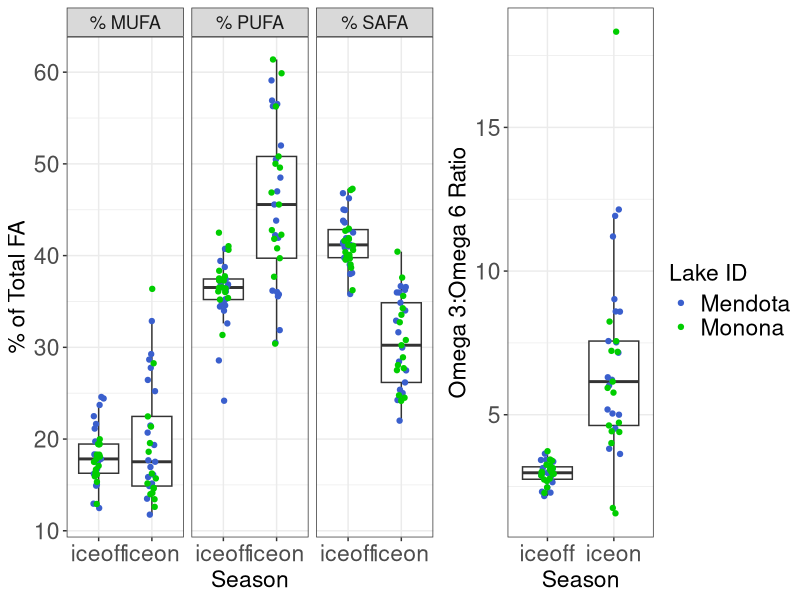
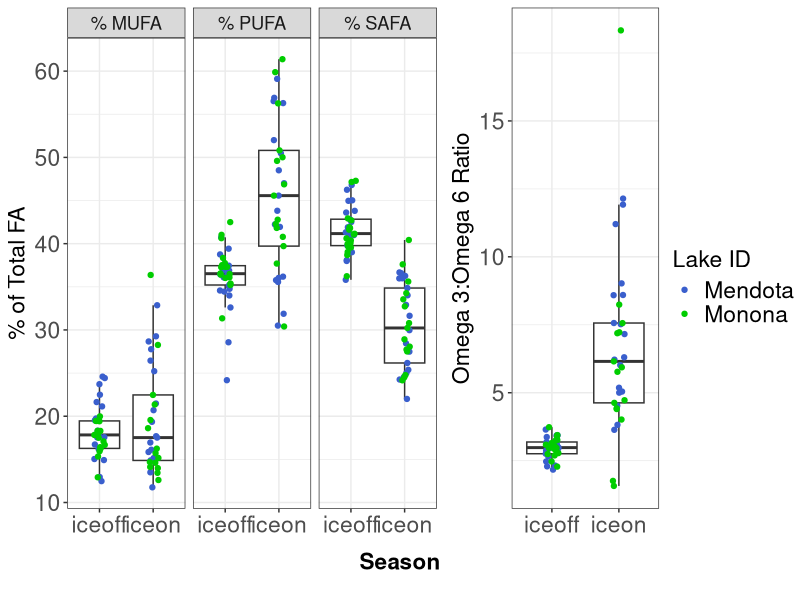
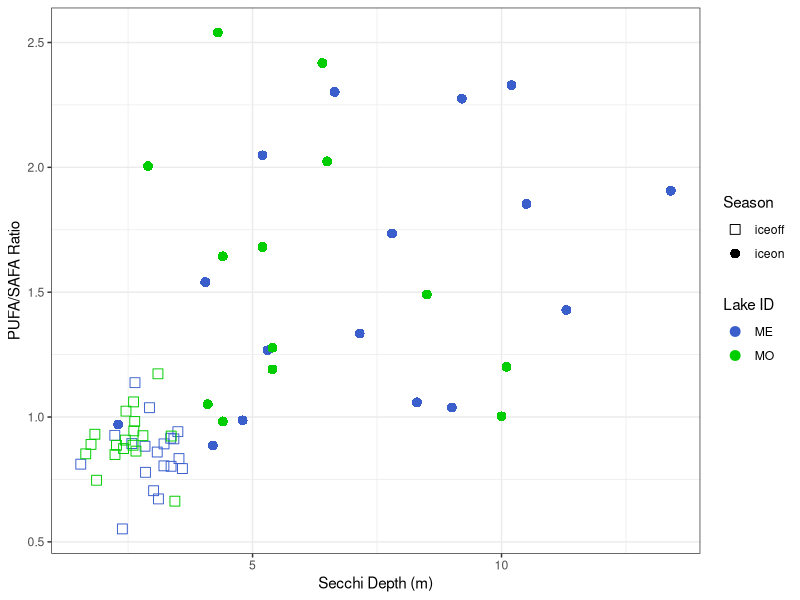

These charts were generated, in order, by the following R code:
# ============================================================== #
## ========================= OVERVIEW ========================= ##
# ============================================================== #

# Looking at iceon/iceoff community FA profiles
# Only using Lakes Mendota and Monona from LTER,
# as they have equivalent iceon/iceoff paired data
# Using AG PLoS paper FA dataset, with some aggregation/crosswalking
# to match LTER data.

# ============================================================== #
## =================== DATA WRANGLING STEPS =================== ##
# ============================================================== #

# 1) LTER data - read in, format dates, keep only ME/MO
# 2) read in iceon/iceoff data (ecology letters paper)
# 3) tag LTER data with season, keep only iceon/iceoff
# 4) aggregate LTER samples to month (mean taxa biomass by lake/year/month)
# 5) identify genera <5% of any sample - remove these genera
# 6) calculate dry weight (20% of wet weight)
# 7) read in FA PLoS data - keep freshwater, proportion data
# --> 7.5) fix FA/LTER group/division matches (see crosswalk.xlsx)
# 8) aggregate FA to genus and division level profiles
# 9) aggregate biomass to genus level
# 10) tag LTER data with whether has matching division/Group or genus in FA data
# 11) merge LTER with FA data (genus, division, NA matches)
# 12) weight FA data by biomass dry weight / total biomass 
#     (genus-level FA, independent of biomass)
# 13) aggregated weighted to community level 
# 14) plotted MUFA/PUFA/SAFA by Lake & Season; plotted Omega3:6 by Lake & Season
# 15) read in FA Secchi data and plot PUFA/SAFA ~ Secchi



# ============================================================== #
## ====================== SCRIPT BEGINS ======================= ##
# ============================================================== #

#load packages
library(dplyr)
library(reshape2)
library(tidyr)
library(lubridate)
library(vegan)
library(RColorBrewer)
library(ggplot2)
library(ggpubr)
library(grid)
library(gridExtra)


# read in LTER phyto data -------------------------------------------------


#read in, format dates so can stack ok 

madison <- read.csv("../Data/ntl88_v7.csv", stringsAsFactors = FALSE) %>%
  mutate(date = as.Date(sampledate, format = "%m/%d/%Y")) %>%
  select(-sampledate)

#only madison lakes have matching iceon/iceoff data
lter_lakes <- madison %>%
  filter(lakeid %in% c("MO", "ME"))

#keep only necessary files
lter_lakes <- lter_lakes %>%
  mutate(month = month(date),
         year = year(date)) %>%
  select(lakeid, year, month, date, sta, depth_range,
         division, genus, taxa_name, biomass_conc)

# NOTE, from LTER:
# "Biovolume concentrations are then computed by mulitplying the average cell
# biovolume by the cell densities in the water sample. Note that one million
# cubicMicrometers of biovolume PerMilliliter of water are equal to a biovolume
# concentration of one cubicMillimeterPerMilliliter. Assuming a cell density
# equal to water, a cubicMillimeterPerMilliliter of biovolume converts to a
# biomass concentration of one milligramPerLiter."
# https://lter.limnology.wisc.edu/dataset/north-temperate-lakes-lter-phytoplankton-madison-lakes-area-1995-current

# SP: When we assume density of 1g/mL for phyto cells then we get units of mg/L
# according to the LTER metadata. Then multiplying by (0.2 mg dry)/(1 mg wet) we
# end up with mg/L dry weight.


# read in under ice data, for ice on/off timing ---------------------------

seasons_orig <- read.csv("../Data/under_ice_data.csv", stringsAsFactors = FALSE)

#keep only wisconsin, cols of interest, make start and end full dates
seasons_wisc <- seasons_orig %>%
  filter(lakeregloc == "Wisconsin") %>%
  select(year, season, lakename, lakeregloc,
         startday, startmonth, startyear,
         endday, endmonth, endyear) %>% #,
  #iceduration, periodn, photicdepth,
  #icedepth, snowdepth, airtemp) %>%
  mutate(startmonum = match(startmonth, month.abb),
         endmonum = match(endmonth, month.abb)) %>%
  mutate(startdate = paste(startyear, startmonum, startday, sep = "-"),
         enddate = paste(endyear, endmonum, endday, sep = "-"))

#unique(seasons_wisc$lakename)
#unique(lter_lakes$lakeid) %>% sort()

#make lakeid to match
seasons_lakes <- seasons_wisc %>%
  mutate(lakeid = ifelse(lakename == "Lake Mendota", "ME", NA),
         lakeid = ifelse(lakename == "Lake Monona", "MO", lakeid)) %>%
  select(season, lakeid, year, startdate, enddate) %>%
  filter(lakeid %in% c("ME", "MO"))

# Note: we are losing the 2014/2015/2016 data by using this to subset
# we may want to go back to raw LTER ice data to get 2014/2015/2016 iceon/iceoff dates



# LTER ice duration data (for seasons) ------------------------------------


#this gets the ice, but we don't have the summer stratified period
#(which is problematic...)

#read in LTER ice duration data
duration <- read.csv("../Data/ntl33_v4.csv", stringsAsFactors = FALSE)

#look like what we need
head(duration)

#keep only relevant info
duration_relevant <- duration %>%
  #only interested in Mendota, Monona
  filter(lakeid %in% c("ME", "MO")) %>%
  #can narrow down year range
  filter(year4 >= 1990)

#not sure what to do about this



# tag data with season ----------------------------------------------------


lter_dates_only <- lter_lakes %>%
  select(lakeid, year, date) %>%
  unique() %>%
  rename(sample_year = year) %>%
  arrange(lakeid, sample_year)

#make seasons wide format to can have column "start", "sample", and "end" dates
seasons_lakes_wide <- seasons_lakes %>%
  melt(id.vars = c("lakeid", "year", "season"),
       variable.name = "category", value.name = "date") %>%
  mutate(seasons_category = paste(season, category, sep = "_")) %>%
  select(-season, -category) %>%
  dcast(lakeid + year ~ seasons_category, value.var = "date") %>%
  rename(winter_yr = year) %>%
  select(lakeid, winter_yr, iceon_startdate, iceon_enddate, iceoff_startdate, iceoff_enddate)

#we're only interested in iceon/iceoff
#(looking at ice vs stratified patterns in FA)

lter_seasons_pre <- merge(lter_dates_only, seasons_lakes_wide,
                      by = c("lakeid"), all.x = TRUE) %>%
  #tag seasons with iceon/iceoff (NA if not fall within start/end dates)
  mutate(season = ifelse(date >= iceon_startdate & date <= iceon_enddate, "iceon", NA),
         season = ifelse(date >= iceoff_startdate & date <= iceoff_enddate, "iceoff", season)) %>%
  #keep only samples that fall within iceon or iceoff
  filter(!is.na(season))

#merge back to full lter data
lter_seasons <- lter_seasons_pre %>%
  #group things by *winter* year
  select(lakeid, date, winter_yr, season) %>%
  merge(lter_lakes, by = c("lakeid", "date")) %>%
  select(-year)




# aggregate samples to month ----------------------------------------------


#aggregate to month within *winter* year and lake (ignore station and depth for now)
#since ignoring "other" seasons, shouldn't have issue of sample dates across seasons

#using mean since some dates have multiple samples per month, while others have one or none
#using averages to account for multiple within-month samples, make comparable

lter_month <- lter_seasons %>%
  #monthly taxa mean biomass (across stations and depth)
  group_by(lakeid, winter_yr, season, month, division, genus, taxa_name) %>%
  summarize(biomass_ww_m = mean(biomass_conc, na.rm = TRUE)) %>%
  as.data.frame()

#check out number of years
# lter_month %>% 
#   select(lakeid, winter_yr, season) %>% 
#   group_by(lakeid, season) %>% 
#   summarize(n = n_distinct(winter_yr))



# identify <5% of samples -------------------------------------------------


#identify contributors (genus-level) <5% of any sample any date (within lake)
#use wet weight (shouldn't matter)

#find contributions to biomass, in terms of %
lter_contribs <- lter_month %>%
  #for each lake/year/month, find total biomass
  group_by(lakeid, winter_yr, month) %>%
  mutate(total_bm = sum(biomass_ww_m)) %>%
  ungroup() %>%
  #for lake/date, find genus biomass
  group_by(lakeid, winter_yr, month, genus) %>%
  mutate(genus_bm = sum(biomass_ww_m)) %>%
  as.data.frame() %>%
  select(-taxa_name, -biomass_ww_m) %>%
  #find percent genus biomass of total biomass
  mutate(perc_genus_bm = genus_bm / total_bm * 100) %>%
  ungroup()

#find genera that are ever over 5% of a sample BY LAKE
lter_high_contrib <- lter_contribs %>%
  filter(perc_genus_bm >= 0.05)

lter_high_contrib_genera <- lter_high_contrib %>%
  select(lakeid, genus) %>%
  unique() %>%
  arrange(lakeid, genus) %>%
  mutate(high_p = "present")

#find genera that are NOT ever over 5% of a sample
lter_low_contrib <- lter_contribs %>%
  filter(perc_genus_bm < 0.05)

lter_low_contrib_genera <- lter_low_contrib %>%
  select(lakeid, genus) %>%
  unique() %>%
  arrange(lakeid, genus) %>%
  mutate(low_p = "present")

#merge, keep ones that are present in low and not in high
#(i.e., those that are never >=5% of a sample)
lter_remove_5 <- merge(lter_high_contrib_genera, lter_low_contrib_genera,
                       by = c("lakeid", "genus"), all = TRUE) %>%
  #these are ones that are never >=5% of a lake sample
  filter(low_p == "present" & is.na(high_p))



# LTER after removals of low contributors ---------------------------------


#by lake/date - total genus biomass AFTER remove low contribs
lter_after_remove <- lter_month %>%
  #remove low contributors by lake and genus
  filter( !( (lakeid %in% lter_remove_5$lakeid) & (genus %in% lter_remove_5$genus) ) )

#add a dry weight biomass column
lter_use <- lter_after_remove %>%
  mutate(biomass_dw = 0.20 * biomass_ww_m)



# read in fatty acid profiles ---------------------------------------------


# read in PLoS fatty acid dataset
fa <- read.csv("../Data/PLoS_supp/S1_Dataset.csv", stringsAsFactors = FALSE)

#only want freshwater
#fa %>% group_by(Salinity) %>% summarize(n = length(Salinity))
fa_fresh <- filter(fa, Salinity == 0)

#want only proportion data
fa_fresh_prop <- filter(fa_fresh, Data == "prop")

#for now, we don't care about the experimental info
fa_fresh_prop_small <- fa_fresh_prop %>%
  select(Group, Class, Order, Genus, species,
         sumSAFA, sumMUFA, sumPUFA,
         c18.2w6, c18.3w6, c18.3w3,
         c18.4w3, c18.5w3,
         c20.4w6, c20.5w3, c22.6w3)



# fix FA/LTER group/division matches --------------------------------------


#existing matches: Chlorophyta, Cryptophyta, Rhodophyta

#make match at group/division level:
#   Cyanobacteria (FA) = Cyanophyta (LTER)
#   Dinophyta (FA) = Pyrrhophyta (LTER)
#   Euglenozoa (FA) = Euglenophyta (LTER)

#match division to non-group
#   Chrysophyta (LTER) = class Chrysophyceae (FA)
#   Xanthophyta (LTER) = class Xanthophyceae (FA)
#   Haptophyta (LTER) = genus Chromulina (FA)
#   Bacillariophyta (LTER) = average of classes
#                 Bacillariophyceae, Fragilariophyceae, Coscinodiscophyceae (FA)
#       [Bacillariophyta is multiple classes - for these 3 classes, find average FA profile]

fa_fix <- fa_fresh_prop_small %>%
  #first, match at group level
  mutate(GroupDiv = ifelse(Group == "Cyanobacteria", "Cyanophyta", Group),
         GroupDiv = ifelse(Group == "Dinophyta", "Pyrrhophyta", GroupDiv),
         GroupDiv = ifelse(Group == "Euglenozoa", "Euglenophyta", GroupDiv),
         #match at single class level
         GroupDiv = ifelse(Class == "Chrysophyceae", "Chrysophyta", GroupDiv),
         GroupDiv = ifelse(Class == "Xanthophyceae", "Xanthophyta", GroupDiv),
         #match at genus level
         GroupDiv = ifelse(Genus == "Chromulina", "Haptophyta", GroupDiv),
         #Bacillariophyta is multiple classes
         GroupDiv = ifelse(Class %in% c("Bacillariophyceae",
                                        "Fragilariophyceae",
                                        "Coscinodiscophyceae"),
                           "Bacillariophyta", GroupDiv))

# fa_fix %>% select(Group, GroupDiv) %>% unique()
# fa_fix %>% filter(GroupDiv %in% c("Bacillariophyta", "Xanthophyta")) %>% select(Group, Class, GroupDiv) %>% unique()
# fa_fix %>% filter(GroupDiv == "Haptophyta") %>% select(Group, Class, Genus, GroupDiv) %>% unique()
# #yes, works as it should




# tag LTER data with whether matching genus/division in FA data -----------


lter_fa_tag <- lter_use %>%
  #tag at which level it matches
  #not that groupdiv level is a combination of groups/classes/genus
  mutate(cat = ifelse(division %in% fa_fix$GroupDiv, "groupdiv", NA)) %>%
  mutate(cat = ifelse(genus %in% fa_fix$Genus, "genus", cat))

tags <- lter_fa_tag %>% select(division, genus, cat) %>% unique()

# unique(fa_fix$GroupDiv) %>% sort()
# unique(lter_use$division) %>% sort()




# find FA genus and division-level profiles -------------------------------


#within genus, what's the average FA profile
fa_genus <- fa_fix %>%
  group_by(GroupDiv, Genus) %>%
  summarize(gen_avg_sumSAFA = mean(sumSAFA),
            gen_avg_sumMUFA = mean(sumMUFA),
            gen_avg_sumPUFA = mean(sumPUFA),
            gen_avg_c18.2w6 = mean(c18.2w6),
            gen_avg_c18.3w6 = mean(c18.3w6),
            gen_avg_c18.3w3 = mean(c18.3w3),
            gen_avg_c18.4w3 = mean(c18.4w3),
            gen_avg_c18.5w3 = mean(c18.5w3),
            gen_avg_c20.4w6 = mean(c20.4w6),
            gen_avg_c20.5w3 = mean(c20.5w3),
            gen_avg_c22.6w3 = mean(c22.6w3)) %>%
  as.data.frame()

#within group/div (FA/LTER fixed croswalk), what's the average FA profile
fa_groupdiv <- fa_fix %>%
  group_by(GroupDiv) %>%
  summarize(grpdiv_avg_sumSAFA = mean(sumSAFA),
            grpdiv_avg_sumMUFA = mean(sumMUFA),
            grpdiv_avg_sumPUFA = mean(sumPUFA),
            grpdiv_avg_c18.2w6 = mean(c18.2w6),
            grpdiv_avg_c18.3w6 = mean(c18.3w6),
            grpdiv_avg_c18.3w3 = mean(c18.3w3),
            grpdiv_avg_c18.4w3 = mean(c18.4w3),
            grpdiv_avg_c18.5w3 = mean(c18.5w3),
            grpdiv_avg_c20.4w6 = mean(c20.4w6),
            grpdiv_avg_c20.5w3 = mean(c20.5w3),
            grpdiv_avg_c22.6w3 = mean(c22.6w3)) %>%
  as.data.frame()




# aggregate biomass to GENUS ----------------------------------------------

# when missing genus, stick with GENUS biomass but sub in DIVISION fatty acid profile

#aggregate biomass to genus
lter_level_bm <- lter_use %>%
  group_by(lakeid, winter_yr, season, month, division, genus) %>%
  summarize(bm_ww_g = sum(biomass_ww_m, na.rm = TRUE),
         bm_drw_g = sum(biomass_dw, na.rm = TRUE)) %>%
  as.data.frame()

#merge with tag info
lter_level_bm_tag <- merge(lter_level_bm, tags, by = c("division", "genus"), all = TRUE)

# lter_level_bm_tag %>%
#   select(division, genus, cat) %>%
#   unique() %>%
#   group_by(cat) %>%
#   summarize(n = length(cat)) %>%
#   as.data.frame()

#        cat  n
# 1    genus 35
# 2 groupdiv 95
# 3     <NA>  1




# merge with FA profiles --------------------------------------------------


# --> genus level FA - matches genus-level biomass
# merges GENUS level biomass with GENUS level FA profiles
tags_fa_genus <- lter_level_bm_tag %>%
  #only looking at genus-level matches
  filter(cat == "genus") %>%
  #rename for downstream stacking
  rename(biomass_wet_weight = bm_ww_g,
         biomass_dry_weight = bm_drw_g) %>%
  #merge with FA genus level data
  merge(fa_genus,
        by.x = "genus", by.y = "Genus",
        all.x = TRUE) %>%
  #organize columns
  select(GroupDiv, genus, cat, lakeid, winter_yr, month, season,
         biomass_wet_weight, biomass_dry_weight,
         gen_avg_sumSAFA,
         gen_avg_sumMUFA,
         gen_avg_sumPUFA,
         gen_avg_c18.2w6,
         gen_avg_c18.3w6,
         gen_avg_c18.3w3,
         gen_avg_c18.4w3,
         gen_avg_c18.5w3,
         gen_avg_c20.4w6,
         gen_avg_c20.5w3,
         gen_avg_c22.6w3)

#remove labels in headers
names(tags_fa_genus) <- gsub("gen_avg_", "", names(tags_fa_genus))

# --> division level FA - matches division level biomass
# merges GENUS level biomass with DIVISION level FA profiles
# (missing genera in FA get division level FA)
tags_fa_groupdiv <- lter_level_bm_tag %>%
  #keep only those matching at groupdiv level
  filter(cat == "groupdiv") %>%
  #rename for downstream stacking
  rename(biomass_wet_weight = bm_ww_g,
         biomass_dry_weight = bm_drw_g) %>%
  #merge with FA division/group level data
  #merge with FA genus level data
  merge(fa_groupdiv,
        by.x = "division", by.y = "GroupDiv",
        all.x = TRUE) %>%
  rename(GroupDiv = division) %>%
  #organize columns
  select(GroupDiv, genus, cat, lakeid, winter_yr, month, season,
         biomass_wet_weight, biomass_dry_weight,
         grpdiv_avg_sumSAFA,
         grpdiv_avg_sumMUFA,
         grpdiv_avg_sumPUFA,
         grpdiv_avg_c18.2w6,
         grpdiv_avg_c18.3w6,
         grpdiv_avg_c18.3w3,
         grpdiv_avg_c18.4w3,
         grpdiv_avg_c18.5w3,
         grpdiv_avg_c20.4w6,
         grpdiv_avg_c20.5w3,
         grpdiv_avg_c22.6w3)

#remove labels in headers
names(tags_fa_groupdiv) <- gsub("grpdiv_avg_", "", names(tags_fa_groupdiv))

# --> does NOT have associated FA
#leaving biomass at genus level
tags_fa_NA <- lter_level_bm_tag %>%
  filter(is.na(cat)) %>%
  rename(biomass_wet_weight = bm_ww_g,
         biomass_dry_weight = bm_drw_g) %>%
  rename(GroupDiv = division) %>%
  select(GroupDiv, genus, cat, lakeid, winter_yr, month, season,
         biomass_wet_weight, biomass_dry_weight) %>%
  #add NA columns
  mutate(          sumSAFA = NA,
                   sumMUFA = NA,
                   sumPUFA = NA,
                   c18.2w6 = NA,
                   c18.3w6 = NA,
                   c18.3w3 = NA,
                   c18.4w3 = NA,
                   c18.5w3 = NA,
                   c20.4w6 = NA,
                   c20.5w3 = NA,
                   c22.6w3 = NA)

# --> merge together
full_dat <- rbind(tags_fa_genus, tags_fa_groupdiv, tags_fa_NA)




# weight FA profiles by biomass -------------------------------------------


# Data == "prop" is FA % of dry weight
# so it's a fatty acid proportion of dry weight (of genus or division, by cat)

# What we want is "what are the average proportions of SAFA, MUFA, PUFA
# present in the community, irrespective of total biomass?"
# (i.e. we know there is higher biomass in summer - the Circus Circus buffet)
# SH: pretty sure that what we want then is:(biomass_dry_weight * sumSAFA)/total dry weight

# MRB Note 8/30/18: Not sure that it's totally clear what's going on with 
# full_dat_weighted below...It seems to be making percentages (e.g. 47.3%) 
# as opposed to a proportion (e.g. 0.473). Just make sure that it's doing 
# what is expected/described.


full_dat_weighted <- full_dat %>%
  #find total dry weight biomass for each *sample point*
  group_by(lakeid, winter_yr, season, month) %>%
  mutate(sample_date_dry_weight_total = sum(biomass_dry_weight)) %>%
  ungroup() %>%
  #weight FA by biomass - per row (genus within sample date)
  #if FA is % dry weight, then FA * dry weight = biomass of that FA
  #here, sample_date_dry_weight_total is community-level biomass
  #FA props are genus-level
  mutate(sumSAFA_prop = (biomass_dry_weight * sumSAFA) / sample_date_dry_weight_total,
         sumMUFA_prop = (biomass_dry_weight * sumMUFA) / sample_date_dry_weight_total,
         sumPUFA_prop = (biomass_dry_weight * sumPUFA) / sample_date_dry_weight_total,
         c18.2w6_prop = (biomass_dry_weight * c18.2w6) / sample_date_dry_weight_total,
         c18.3w6_prop = (biomass_dry_weight * c18.3w6) / sample_date_dry_weight_total,
         c18.3w3_prop = (biomass_dry_weight * c18.3w3) / sample_date_dry_weight_total,
         c18.4w3_prop = (biomass_dry_weight * c18.4w3) / sample_date_dry_weight_total,
         c18.5w3_prop = (biomass_dry_weight * c18.5w3) / sample_date_dry_weight_total,
         c20.4w6_prop = (biomass_dry_weight * c20.4w6) / sample_date_dry_weight_total,
         c20.5w3_prop = (biomass_dry_weight * c20.5w3) / sample_date_dry_weight_total,
         c22.6w3_prop = (biomass_dry_weight * c22.6w3) / sample_date_dry_weight_total) %>%
  as.data.frame()

#filter(full_dat_weighted, lakeid == "MO" & winter_yr == 2002 & month == 8)

#keep only columns of interest
full_dat_weighted_small <- full_dat_weighted %>%
  select(GroupDiv, genus, cat, lakeid, winter_yr, month, season,
         sumSAFA_prop, sumMUFA_prop, sumPUFA_prop,
         c18.2w6_prop, c18.3w6_prop, c18.3w3_prop,
         c18.4w3_prop, c18.5w3_prop,
         c20.4w6_prop, c20.5w3_prop, c22.6w3_prop)

#write to csv
write.csv(full_dat_weighted_small, "../Data/LTER_madison_FA_weighted_groupdiv.csv", row.names = FALSE)

#this is basically saying:
#for each time point, a genus has some proportion FAs
#we want to aggregate to community, then to season

#ADD UP all MUFA/PUFA/SAFA within a community
#to get community-level amount
#I have proved to myself using pen, paper, and basic algebra that this will work

full_dat_weighted_date_FA <- full_dat_weighted_small %>%
  #get community-level FA props for each time point
  group_by(lakeid, winter_yr, month, season) %>%
  summarize(MUFA_perc = sum(sumMUFA_prop, na.rm = TRUE),
            PUFA_perc = sum(sumPUFA_prop, na.rm = TRUE),
            SAFA_perc = sum(sumSAFA_prop, na.rm = TRUE),
            c18.2w6_perc = sum(c18.2w6_prop, na.rm = TRUE),
            c18.3w6_perc = sum(c18.3w6_prop, na.rm = TRUE),
            c18.3w3_perc = sum(c18.3w3_prop, na.rm = TRUE),
            c18.4w3_perc = sum(c18.4w3_prop, na.rm = TRUE),
            c18.5w3_perc = sum(c18.5w3_prop, na.rm = TRUE),
            c20.4w6_perc = sum(c20.4w6_prop, na.rm = TRUE),
            c20.5w3_perc = sum(c20.5w3_prop, na.rm = TRUE),
            c22.6w3_perc = sum(c22.6w3_prop, na.rm = TRUE)) %>%
  as.data.frame()

# summary(full_dat_weighted_date_FA)

# #now aggregate to season - find average MUFA/PUFA/SAFA profile for each season (all years, boths lakes)
# full_dat_weighted_date_FA %>%
#   group_by(season) %>%
#   summarize(MUFA_perc_avg = mean(MUFA_perc),
#             PUFA_perc_avg = mean(PUFA_perc),
#             SAFA_perc_avg = mean(SAFA_perc)) %>%
#   as.data.frame()
# #doesn't quite add up to 100%, more like 95%, but not unexpected since on average

#aggregate to lake/month/year/season
full_dat_weighted_month_season_FA <- full_dat_weighted_date_FA %>%
  #aggregate across months within season, find average FAs
  group_by(lakeid, winter_yr, season, month) %>%
  summarize(MUFA_perc_avg = mean(MUFA_perc, na.rm = TRUE),
            PUFA_perc_avg = mean(PUFA_perc, na.rm = TRUE),
            SAFA_perc_avg = mean(SAFA_perc, na.rm = TRUE),
            c18.2w6_perc_avg = mean(c18.2w6_perc, na.rm = TRUE),
            c18.3w6_perc_avg = mean(c18.3w6_perc, na.rm = TRUE),
            c18.3w3_perc_avg = mean(c18.3w3_perc, na.rm = TRUE),
            c18.4w3_perc_avg = mean(c18.4w3_perc, na.rm = TRUE),
            c18.5w3_perc_avg = mean(c18.5w3_perc, na.rm = TRUE),
            c20.4w6_perc_avg = mean(c20.4w6_perc, na.rm = TRUE),
            c20.5w3_perc_avg = mean(c20.5w3_perc, na.rm = TRUE),
            c22.6w3_perc_avg = mean(c22.6w3_perc, na.rm = TRUE)) %>%
  as.data.frame()

#aggregate to lake/year/season
full_dat_weighted_yr_season_FA <- full_dat_weighted_date_FA %>%
  #aggregate across months within season, find average FAs
  group_by(lakeid, winter_yr, season) %>%
  summarize(MUFA_perc_avg = mean(MUFA_perc, na.rm = TRUE),
            PUFA_perc_avg = mean(PUFA_perc, na.rm = TRUE),
            SAFA_perc_avg = mean(SAFA_perc, na.rm = TRUE),
            c18.2w6_perc_avg = mean(c18.2w6_perc, na.rm = TRUE),
            c18.3w6_perc_avg = mean(c18.3w6_perc, na.rm = TRUE),
            c18.3w3_perc_avg = mean(c18.3w3_perc, na.rm = TRUE),
            c18.4w3_perc_avg = mean(c18.4w3_perc, na.rm = TRUE),
            c18.5w3_perc_avg = mean(c18.5w3_perc, na.rm = TRUE),
            c20.4w6_perc_avg = mean(c20.4w6_perc, na.rm = TRUE),
            c20.5w3_perc_avg = mean(c20.5w3_perc, na.rm = TRUE),
            c22.6w3_perc_avg = mean(c22.6w3_perc, na.rm = TRUE)) %>%
  as.data.frame()
#note: doesn't add up to quite 100% (working with averages)
#also, data only goes to 2013 (may need to adjust iceon/iceoff dates from raw LTER snow/ice data)

summary(full_dat_weighted_yr_season_FA)
#MUFA: 11-36
#PUFA: 24-61
#SAFA: 22-47

#write to csv
#write.csv(full_dat_weighted_yr_season_FA, "../Data/LTER_Madison_weighted_year_season_FA.csv", row.names = FALSE)




# ============================================================== #
# END OF DATA WRANGLING - ANALYSIS BEGINS ---------------------------------
# ============================================================== #


#Note ~ 150 lines of code removed starting here compared with version in LTER_FA_20180217.R

# LTER_Madison_weighted_year_season_FA<-read.csv("../Data/LTER_Madison_weighted_year_season_FA.csv") #this appears to be the same as full_dat_weighted_yr_season_FA


#MRB edits below:

View(full_dat_weighted_yr_season_FA)


#Figure 3 + 4 (combined):

full_dat_weighted_yr_season_FA_long <- melt(data = full_dat_weighted_yr_season_FA,
                                            measure.vars = c("MUFA_perc_avg",
                                                             "PUFA_perc_avg",
                                                             "SAFA_perc_avg"),
                                            id.vars = c("lakeid","season"))

full_dat_weighted_yr_season_FA_long$variable <- as.character(full_dat_weighted_yr_season_FA_long$variable)
full_dat_weighted_yr_season_FA_long$variable[which(full_dat_weighted_yr_season_FA_long$variable == "MUFA_perc_avg")] <- "% MUFA"
full_dat_weighted_yr_season_FA_long$variable[which(full_dat_weighted_yr_season_FA_long$variable == "PUFA_perc_avg")] <- "% PUFA"
full_dat_weighted_yr_season_FA_long$variable[which(full_dat_weighted_yr_season_FA_long$variable =="SAFA_perc_avg")] <- "% SAFA"

madison_FA <- ggplot(data = full_dat_weighted_yr_season_FA_long, aes(x = season, y = value)) +
  geom_boxplot(outlier.shape = "") +
  geom_jitter(aes(color = lakeid), width = 0.1, size = 1.5) +
  facet_wrap(~variable) +
  xlab("Season") + ylab("% of Total FA")  +
  scale_color_manual(name = "Lake ID", values = c("royalblue3", "green3"),
                     breaks = c("ME", "MO"), labels = c("Mendota", "Monona")) +
  theme_bw() +
  theme(axis.title.y = element_text(size = rel(1.5)),
        axis.text = element_text(size = rel(1.5)),
        axis.title.x = element_text(size = rel(1.5)),
        legend.text = element_text(size = rel(1.5)),
        legend.title = element_text(size = rel(1.5)),
        strip.text.x = element_text(size = rel(1.5)))


#png(filename = "../Figures/Madison_FA_plot.png",
#    width = 4, height = 2.5, units = "in", res = 500)
#madison_FA
#dev.off()


#Figure 4: 

#Taken from old version of script

omegas_chains <- full_dat_weighted_yr_season_FA %>%
  #total omega 3 prop of PUFAs
  mutate(total_omega3 = c18.3w3_perc_avg +
           c18.4w3_perc_avg +
           c18.5w3_perc_avg +
           c20.5w3_perc_avg +
           c22.6w3_perc_avg,
         #total omega 6 prop of PUFAs
         total_omega6 = c18.2w6_perc_avg +
           c18.3w6_perc_avg +
           c20.4w6_perc_avg,
         #total short chain PUFAs (<20 C)
         total_short_chain = c18.2w6_perc_avg +
           c18.3w6_perc_avg +
           c18.3w3_perc_avg +
           c18.4w3_perc_avg +
           c18.5w3_perc_avg,
         #total long chain PUFAs (AG defined as >= 20 C)
         total_long_chain = c20.4w6_perc_avg +
           c20.5w3_perc_avg +
           c22.6w3_perc_avg) %>%
  mutate(omega6_omega3_ratio = total_omega6 / total_omega3,
         #may want just long chain PUFA down the road (%)
         longchainPUFA = (total_long_chain * PUFA_perc_avg) / 100,
         #total long chain is % of PUFAs that are long chain
         #divide by PUFAs prop to get ratio with SAFA
         #(i.e., proportion of ALL FATTY ACIDS that are long chain PUFAs compared to SAFA prop)
         longchainPUFA_SAFA = longchainPUFA / SAFA_perc_avg,
         omega3_omega6_ratio = total_omega3 / total_omega6) #added by MRB on 6/4/18


madison_omega_ratio_plot_3.6 <- ggplot(omegas_chains, aes(season, omega3_omega6_ratio)) +
  geom_boxplot(outlier.shape = "") +
  geom_jitter(aes(color = lakeid), width = 0.1, size = 1.5) +
  ylab("Omega 3:Omega 6 Ratio") + xlab("Season") +
  scale_color_manual(name = "Lake ID", values = c("royalblue3", "green3"),
                     breaks = c("ME", "MO"), labels = c("Mendota", "Monona")) +
  theme_bw() +
  theme(axis.title.y = element_text(size = rel(1.5)),
        axis.text = element_text(size = rel(1.5)),
        axis.title.x = element_text(size = rel(1.5)),
        legend.text = element_text(size = rel(1.5)),
        legend.title = element_text(size = rel(1.5)))


#png(filename = "../Figures/madison_omega_ratio_plot_3v6.png", width = 3.75,
#    height = 4, units = "in", res = 500)
#madison_omega_ratio_plot_3.6
#dev.off()


# Combine plots 3 + 4:
# OPTION 1: Using ggarrange. Simple, but w/o shared x-axis.
png(filename = "../Figures/madison-fa-omegas-combined.png", width = 9,
        height = 3.75, units = "in", res = 500)
ggarrange(madison_FA, madison_omega_ratio_plot_3.6,
          ncol = 2, nrow = 1, common.legend = TRUE, legend = "right",
          widths = c(2,1))
dev.off()



# OPTION 2: Using gridExtra. More complex, but with shared x-axis.
#https://stackoverflow.com/questions/13649473/add-a-common-legend-for-combined-ggplots
p1 <- madison_FA + xlab(label = "")
p2 <- madison_omega_ratio_plot_3.6 + xlab(label = "")

#extract legend
#https://github.com/hadley/ggplot2/wiki/Share-a-legend-between-two-ggplot2-graphs
g_legend<-function(a.gplot){
  tmp <- ggplot_gtable(ggplot_build(a.gplot))
  leg <- which(sapply(tmp$grobs, function(x) x$name) == "guide-box")
  legend <- tmp$grobs[[leg]]
  return(legend)}

mylegend<-g_legend(p1)

png(filename = "../Figures/madison-fa-omegas-combined_sharedX.png", width = 9,
    height = 4, units = "in", res = 500)
grid.arrange(arrangeGrob(p1 + theme(legend.position="none"),
                               p2 + theme(legend.position="none"),
                               nrow=1, widths = c(2,1)),
                   mylegend, nrow=1, widths = c(5,1),
                   bottom = textGrob("Season", vjust = -1,
                                     gp = gpar(fontface = "bold", cex = 1.35)))
dev.off()

######################
# fa ~ secchi

fa_secchi <- read.csv("../Data/fa_secchi_data.csv", stringsAsFactors = FALSE)
fa_secchi$winter_yr2 <- substr(fa_secchi$winter_yr, 3, 4)
fa_secchi$winter_yr2[which(fa_secchi$season == "iceoff")] <- ""
fa_secchi$fill <- "Y"
fa_secchi$fill[which(fa_secchi$season == "iceoff")] <- "N"
#fa_secchi$shape<-24
#fa_secchi$shape[which(fa_secchi$season=="iceoff")]<-20

#seasonal patterns

#PUFA/SAFA vs SECCHI
fasecchi_MEMO_oneseason_onevalue<-ggplot(fa_secchi, aes(x = mean_secnview, y = (PUFA_perc_avg / SAFA_perc_avg))) +
  geom_point(size=3, aes(shape = season , colour = lakeid)) +
  ylab("PUFA/SAFA Ratio") +
  xlab("Secchi Depth (m)") +
  scale_shape_manual(name = "Season", values = c(0, 16)) +
  scale_color_manual(name = "Lake ID", values = c("royalblue3", "green3")) +
  theme_bw()

png(filename = "../Figures/fasecchi_MEMO_oneseason_onevalue_PUFA-SAFA.png",
    width = 4, height = 3, units = "in", res = 500)
fasecchi_MEMO_oneseason_onevalue
dev.off()

#EPA:ALA VS SECCHI - MM suggested but then said not to use, retaining for now
#fasecchi_MEMO_oneseason_onevalue_20p5_18p3<-ggplot(fa_secchi, aes(x=mean_secnview, y=(c20.5w3_perc_avg/(c18.3w3_perc_avg)))) +
#  geom_point(size=3, aes(shape = season , colour= lakeid)) +
#  ylab("EPA/ALA Ratio") +
#  xlab("Secchi Depth (m)") +
#  scale_shape_manual(name = "Season", values=c(0,16)) +
#  scale_color_manual(name = "Lake ID", values = c("royalblue3","green3")) +
#  theme_bw()

#png(filename = "../Figures/fasecchi_MEMO_oneseason_onevalue_EPA-ALA.png",width = 4, height = 3, units = "in", res = 500)
#fasecchi_MEMO_oneseason_onevalue_20p5_18p3
#dev.off()

#EPA:SDA VS SECCHI - MM suggested but then said not to use, retaining for now
#fasecchi_MEMO_oneseason_onevalue_20p5_18p4<-ggplot(fa_secchi, aes(x=mean_secnview, y=(c20.5w3_perc_avg/(c18.4w3_perc_avg)))) +
#  geom_point(size=3, aes(shape = season , colour= lakeid)) +
#  ylab("EPA/SDA Ratio") +
#  xlab("Secchi Depth (m)") +
#  scale_shape_manual(name = "Season", values=c(0,16)) +
#  scale_color_manual(name = "Lake ID", values = c("royalblue3","green3")) +
#  theme_bw()

#png(filename = "../Figures/fasecchi_MEMO_oneseason_onevalue_EPA-SDA.png",width = 4, height = 3, units = "in", res = 500)
#fasecchi_MEMO_oneseason_onevalue_20p5_18p4
#dev.off()

